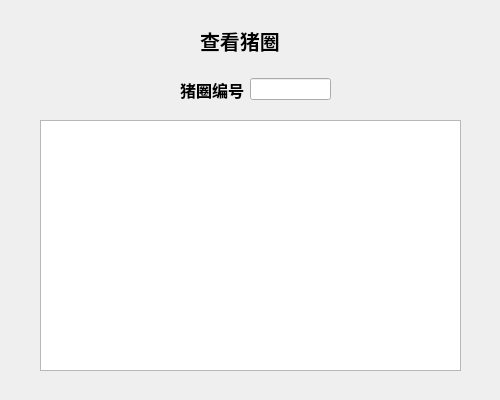
<?xml version="1.0" encoding="UTF-8"?>
<ui version="4.0">
 <class>watch</class>
 <widget class="QWidget" name="watch">
  <property name="geometry">
   <rect>
    <x>0</x>
    <y>0</y>
    <width>500</width>
    <height>400</height>
   </rect>
  </property>
  <property name="windowTitle">
   <string>Form</string>
  </property>
  <widget class="QLabel" name="label">
   <property name="geometry">
    <rect>
     <x>200</x>
     <y>20</y>
     <width>111</width>
     <height>41</height>
    </rect>
   </property>
   <property name="font">
    <font>
     <pointsize>15</pointsize>
     <weight>75</weight>
     <bold>true</bold>
    </font>
   </property>
   <property name="text">
    <string>查看猪圈</string>
   </property>
  </widget>
  <widget class="QWidget" name="widget" native="true">
   <property name="geometry">
    <rect>
     <x>180</x>
     <y>70</y>
     <width>151</width>
     <height>39</height>
    </rect>
   </property>
   <layout class="QHBoxLayout" name="horizontalLayout">
    <item>
     <widget class="QLabel" name="label_2">
      <property name="font">
       <font>
        <pointsize>12</pointsize>
        <weight>75</weight>
        <bold>true</bold>
       </font>
      </property>
      <property name="text">
       <string>猪圈编号</string>
      </property>
     </widget>
    </item>
    <item>
     <widget class="QLineEdit" name="lineEdit"/>
    </item>
   </layout>
  </widget>
  <widget class="QLabel" name="label_3">
   <property name="geometry">
    <rect>
     <x>0</x>
     <y>-310</y>
     <width>531</width>
     <height>721</height>
    </rect>
   </property>
   <property name="text">
    <string/>
   </property>
   <property name="pixmap">
    <pixmap resource="res.qrc">:/sourcefile/back.jpg</pixmap>
   </property>
  </widget>
  <widget class="QTableWidget" name="tableWidget">
   <property name="geometry">
    <rect>
     <x>40</x>
     <y>120</y>
     <width>421</width>
     <height>251</height>
    </rect>
   </property>
  </widget>
  <zorder>label_3</zorder>
  <zorder>label</zorder>
  <zorder>widget</zorder>
  <zorder>tableWidget</zorder>
 </widget>
 <resources>
  <include location="res.qrc"/>
 </resources>
 <connections/>
</ui>
